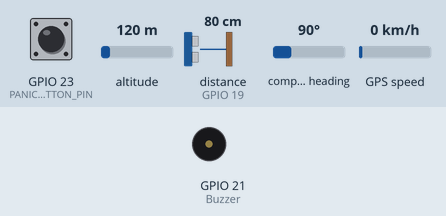
The sketch below on a simulated ESP32. On the bench: buzzer (waves = sounding, pin HIGH). Wiring (inferred from the names in the program): ultrasonic range finder: trigger GPIO 18; echo GPIO 19. The test bench sets the inputs (shaded band); at power-on: distance to the obstacle (sensor on GPIO 19) 80 cm, GPIO 23 (PANIC_BUTTON_PIN) HIGH, altitude 120 m, compass heading 90°, GPS speed 0 km/h. The echo pulse lasts 58.3 µs per cm; WiFi joins after 1.5 s; servers stay silent unless stated; network time is answered at once with the bench clock; the local clock reads 2024-03-15 10:24:30 at power-on unless the sketch sets it; the GPS gets a fix after 3 s at 37.7749, -122.4194 with 8 satellites; no MQTT or app messages arrive unless stated; the modem accepts every AT command (registered, SIM ready, sends succeed) and sends nothing else; pins used as bus, display or sensor lines are not drawn; what the sketch prints to the serial monitor is not drawn.

Above: at 2.7 s.
2.8 s: distance to the obstacle (sensor on GPIO 19) set to 43 cm
4.7 s: distance to the obstacle (sensor on GPIO 19) set to 37 cm
At 6.0 s:
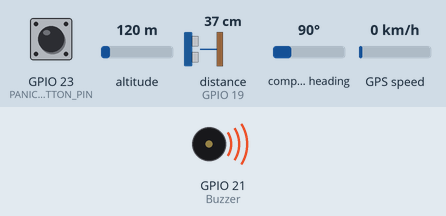
8.8 s: GPIO 23 (PANIC_BUTTON_PIN) pulled LOW for 1 s
At 10.2 s:
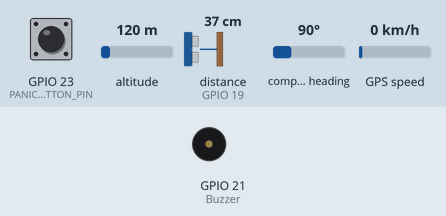
Timing chart, 0 to 11.8 s (numbered marks = the images above; inputs shaded):
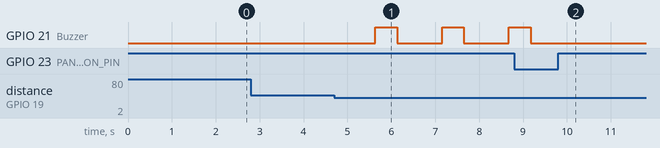

Measured:
- the behaviour switches between 41 and 40 cm on distance to the obstacle (sensor on GPIO 19) (found by bisection; images 0 and 1)
- after the input at 2.8 s, every drawn part: stays the same
- after the input at 4.7 s, GPIO 21 (Buzzer): alternates HIGH for 0.50 s and LOW for 1.0 s, starting after 0.94 s
- after the input at 8.8 s, GPIO 21 (Buzzer): goes on until 9.2 s, then stays LOW

The sketch:

PIedit2.ino
```cpp
#include <WiFi.h>
#include <PubSubClient.h>
#include <HardwareSerial.h>
#include <TinyGPS++.h>
#include <IOXhop_FirebaseESP32.h>
#include <ArduinoJson.h>
#include <NTPClient.h>
#include <WiFiUdp.h>
#include <time.h>

const char* ssid = "...";
const char* password = "...";

// Adafruit IO
#define IO_USERNAME  "..."
#define IO_KEY       "..."
const char* mqtt_server = "...";

WiFiClient espClient;
PubSubClient client(espClient);

#define trigPin  18
#define echoPin 19
#define Buzzer 21
#define rxPin 4
#define txPin 2
#define RXD2 16
#define TXD2 17
#define PANIC_BUTTON_PIN 23 // GPIO14 corresponde ao pino D5

HardwareSerial sim800(1); // Módulo GSM
HardwareSerial neogps(2); // Módulo GPS
TinyGPSPlus gps;

#define FIREBASE_HOST "..." // Link do Firebase
#define FIREBASE_AUTH "..." // Autenticação do Firebase

WiFiUDP ntpUDP;
NTPClient timeClient(ntpUDP);

String dataFormatada;
String dia;
String hora;

void setup_wifi() {
  delay(10);
  WiFi.begin(ssid, password);
  Serial.print("Conectando ao WiFi");
  while (WiFi.status() != WL_CONNECTED) {
    delay(500);
    Serial.print(".");
  }
  Serial.println("Conectado ao WiFi");
}

void callback(char* topic, byte* message, unsigned int length) {
  Serial.print("Mensagem recebida no tópico: ");
  Serial.print(topic);
  Serial.print(". Mensagem: ");
  String messageTemp;
  for (int i = 0; i < length; i++) {
    messageTemp += (char)message[i];
  }
  Serial.println(messageTemp);
}

void reconnect() {
  while (!client.connected()) {

    if (client.connect("ESP32Client", IO_USERNAME, IO_KEY)) {
      Serial.println("Conectado");
      //client.subscribe(IO_USERNAME "/feeds/device-state");
      //client.publish(IO_USERNAME "/feeds/device-state", "CONNECTED"); // Publica uma mensagem de conexão
    } else {
      Serial.print("Falha na conexão, rc=");
      Serial.print(client.state());
      Serial.println(" tentando novamente em 5 segundos");
      delay(5000);
    }
  }
}

void publishState() {
  String topic = String(IO_USERNAME) + "/feeds/device-state";
  String message = "LIGADO"; // ou "DESLIGADO", dependendo do estado do dispositivo.
  client.publish(topic.c_str(), message.c_str());
}

void setup() {
  Serial.begin(115200);
  setup_wifi();
  client.setServer(mqtt_server, 1883);
  client.setCallback(callback);

  pinMode(trigPin, OUTPUT);
  pinMode(echoPin, INPUT);
  pinMode(Buzzer, OUTPUT);
  pinMode(PANIC_BUTTON_PIN, INPUT_PULLUP);

  sim800.begin(9600, SERIAL_8N1, rxPin, txPin);
  neogps.begin(9600, SERIAL_8N1, RXD2, TXD2);

  timeClient.begin();
  timeClient.setTimeOffset(-10800); // Ajuste para fuso horário
  Firebase.begin(FIREBASE_HOST, FIREBASE_AUTH);
}

void loop() {
  if (!client.connected()) {
    reconnect();
  }
  client.loop();

  float duration, distance;

  // Gera um pulso de trigger de 10 microsegundos
  digitalWrite(trigPin, LOW);
  delayMicroseconds(2);
  digitalWrite(trigPin, HIGH);
  delayMicroseconds(10);
  digitalWrite(trigPin, LOW);

  // Leitura do echo e cálculo da distância
  duration = pulseIn(echoPin, HIGH, 30000); // Timeout de 30ms
  if (duration == 0) {
    Serial.println("Nenhum eco recebido");
    distance = -1;
  } else {
    distance = duration * 0.034 / 2;
  }

  Serial.print("Distância: ");
  Serial.print(distance);
  Serial.println(" cm");

  if (distance >= 0 && distance < 40) {
    // Liga o buzzer
    digitalWrite(Buzzer, HIGH);
    delay(500);
    digitalWrite(Buzzer, LOW);
  } else if (distance >= 0 && distance < 30) {
    // Liga o buzzer
    digitalWrite(Buzzer, HIGH);
    delay(300);
    digitalWrite(Buzzer, LOW);
  } else if (distance >= 0 && distance < 20) {
    // Liga o buzzer
    digitalWrite(Buzzer, HIGH);
    delay(100);
    digitalWrite(Buzzer, LOW);
  } else if (distance >= 0 && distance < 10) {
    // Liga o buzzer
    digitalWrite(Buzzer, HIGH);
    delay(55);
    digitalWrite(Buzzer, LOW);
  } else {
    // Desliga o buzzer
    digitalWrite(Buzzer, LOW);
  }

  while (neogps.available()) {
    gps.encode(neogps.read());
  }

  if (digitalRead(PANIC_BUTTON_PIN) == LOW) {
    Serial.println("Botão de pânico pressionado!");

    if (gps.location.isUpdated()) {
      float latitude = gps.location.lat();
      float longitude = gps.location.lng();

      Serial.print("Latitude: ");
      Serial.println(latitude, 6);
      Serial.print("Longitude: ");
      Serial.println(longitude, 6);

      String url = "http://maps.google.com/maps?q=" + String(latitude, 6) + "," + String(longitude, 6);

      sim800.println("AT+CMGS=\"+5512997585099\"");
      delay(1000);
      sim800.print(url);
      delay(100);
      sim800.write(0x1A);
      delay(5000);

      Serial.println("SMS enviado com a localização.");

      PushLocationToFirebase(latitude, longitude);
    } else {
      Serial.println("Erro: Dados de GPS não detectados.");
    }
  }

  // Publicar o estado do dispositivo
  static unsigned long lastMsg = 0;
  unsigned long now = millis();
  if (now - lastMsg > 30000) { // Ajuste este valor para aumentar o intervalo entre publicações
    lastMsg = now;
    publishState();
  }

  delay(1000);
}

void PushLocationToFirebase(float latitude, float longitude) {
  while(!timeClient.update()) {
    timeClient.forceUpdate();
  }
  dataFormatada = timeClient.getFormattedTime();

  Serial.println(dataFormatada);

  // Extrai dia
  int splitT = dataFormatada.indexOf("T");
  dia = dataFormatada.substring(0, splitT);
  Serial.print("Data: ");
  Serial.println(dia);

  // Extrai hora
  hora = dataFormatada.substring(splitT+1, dataFormatada.length()-1);
  Serial.print("Hora: ");
  Serial.println(hora);
  delay(1000);

  // Envia dados para o Firebase
  Firebase.pushFloat("/Botao Panico/GPS/Latitude", latitude);
  Firebase.pushFloat("/Botao Panico/GPS/Longitude", longitude);
  Firebase.pushString("/Botao Panico/Tempo/Data", dia);
  Firebase.pushString("/Botao Panico/Tempo/Hora", hora);

  // Formata a URL do Google Maps
  String googleMapsUrl = String("https://maps.google.com/maps?q=") + String(latitude, 6) + "," + String(longitude, 6);
  Firebase.pushString("/Botao Panico/URL", googleMapsUrl);

  Serial.println("Dados enviados para o Firebase.");
}
```
